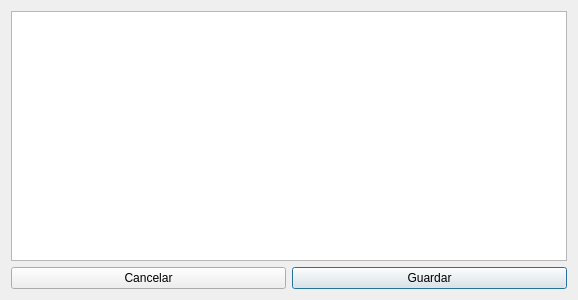
<?xml version="1.0" encoding="UTF-8"?>
<ui version="4.0">
 <class>subtema_dialog</class>
 <widget class="QDialog" name="subtema_dialog">
  <property name="geometry">
   <rect>
    <x>0</x>
    <y>0</y>
    <width>578</width>
    <height>300</height>
   </rect>
  </property>
  <property name="windowTitle">
   <string>Editar subtema</string>
  </property>
  <layout class="QGridLayout" name="gridLayout">
   <item row="1" column="1">
    <widget class="QPushButton" name="guardar">
     <property name="text">
      <string>Guardar</string>
     </property>
    </widget>
   </item>
   <item row="1" column="0">
    <widget class="QPushButton" name="cancelar">
     <property name="text">
      <string>Cancelar</string>
     </property>
    </widget>
   </item>
   <item row="0" column="0" colspan="2">
    <widget class="QPlainTextEdit" name="edit_subtema"/>
   </item>
  </layout>
 </widget>
 <resources/>
 <connections>
  <connection>
   <sender>cancelar</sender>
   <signal>pressed()</signal>
   <receiver>subtema_dialog</receiver>
   <slot>close()</slot>
   <hints>
    <hint type="sourcelabel">
     <x>147</x>
     <y>275</y>
    </hint>
    <hint type="destinationlabel">
     <x>288</x>
     <y>149</y>
    </hint>
   </hints>
  </connection>
 </connections>
</ui>
